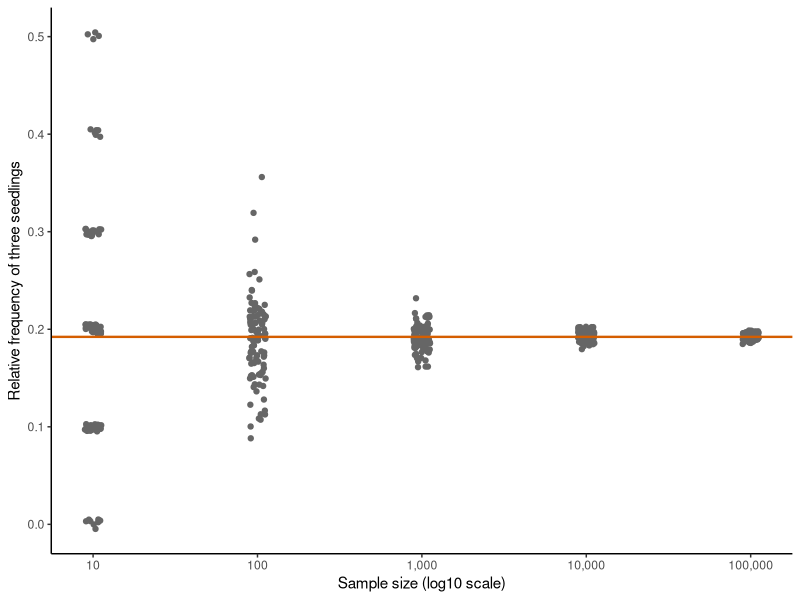
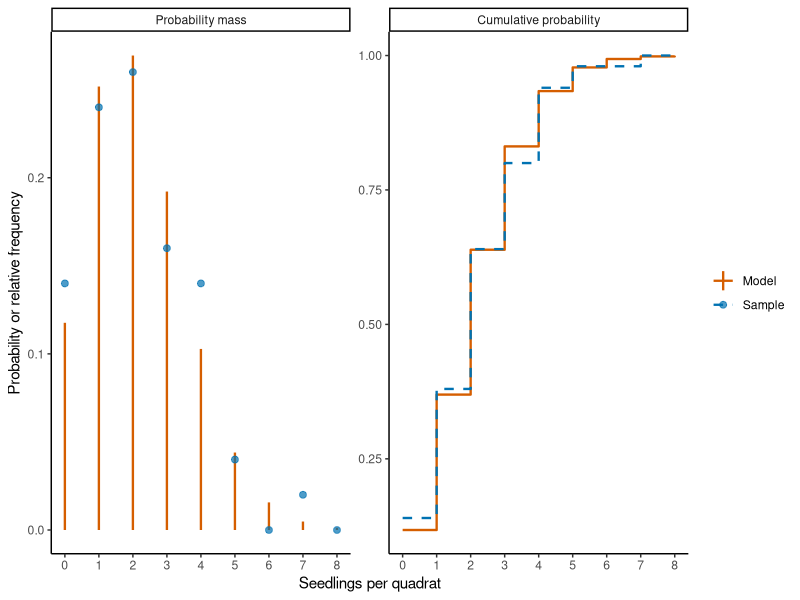
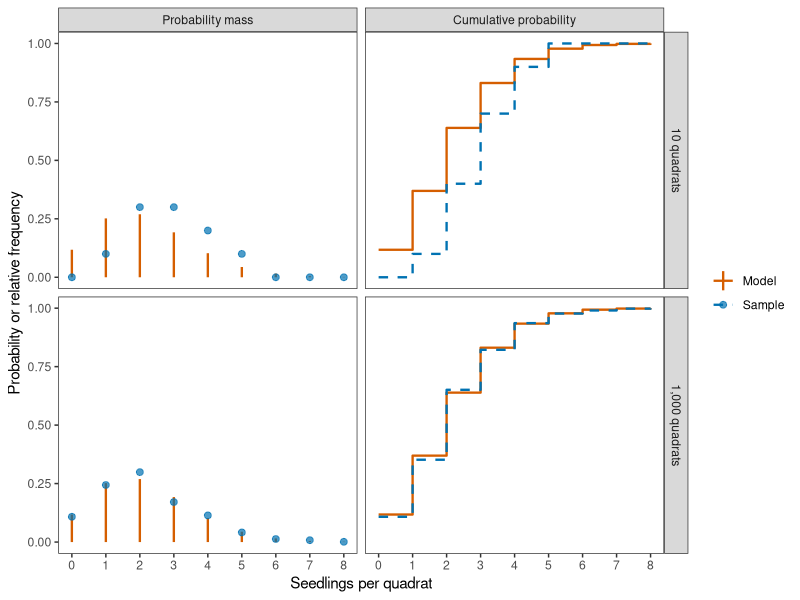
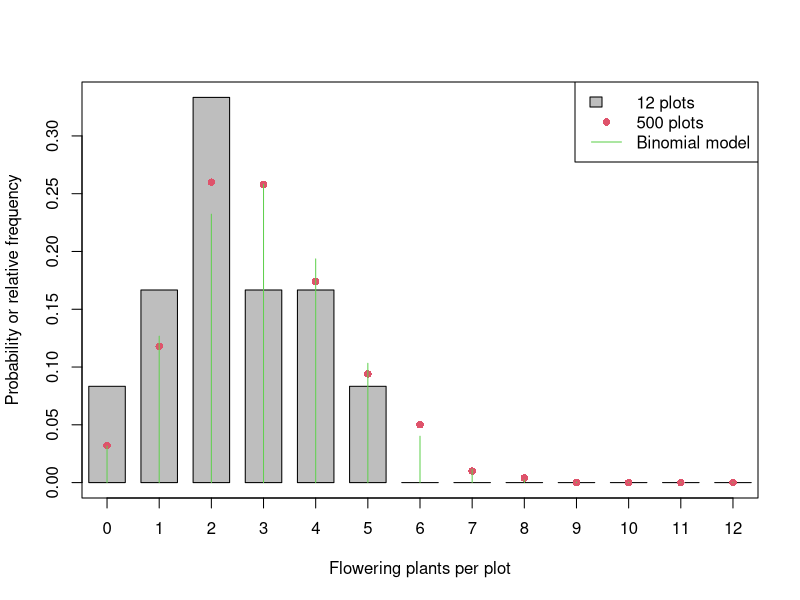
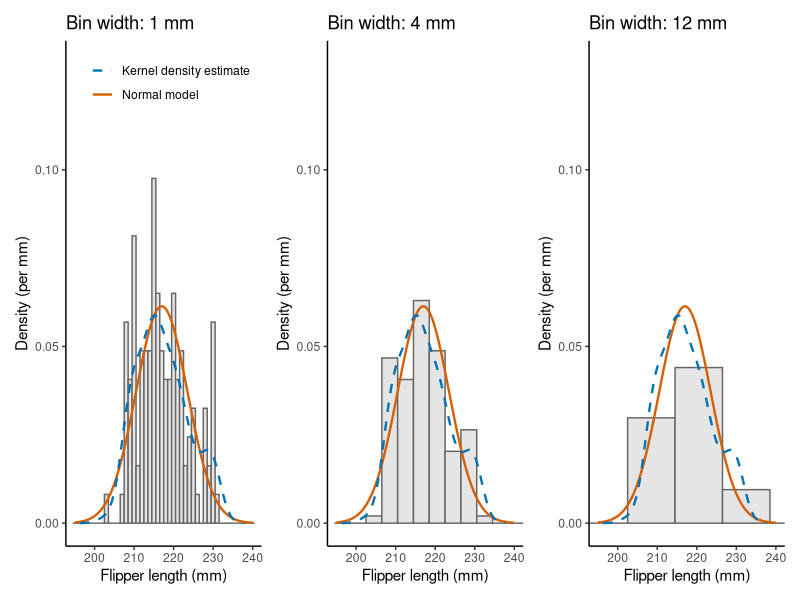
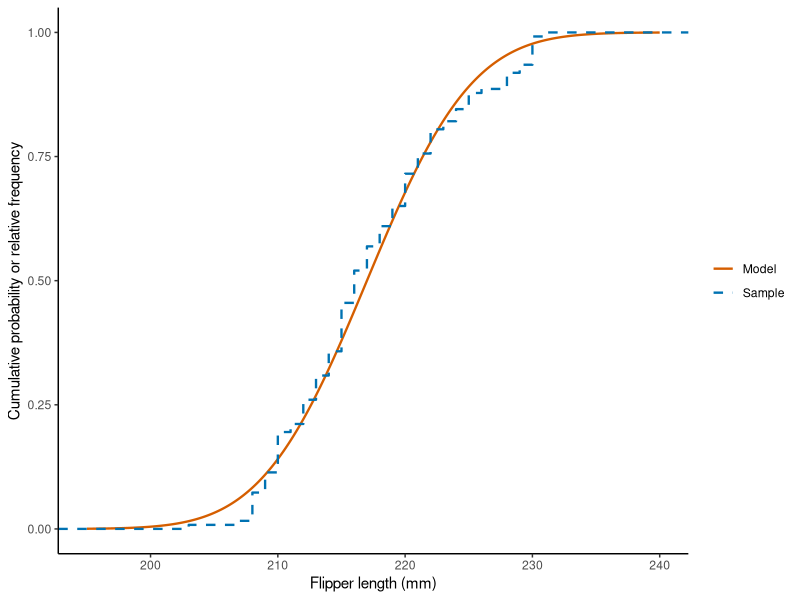
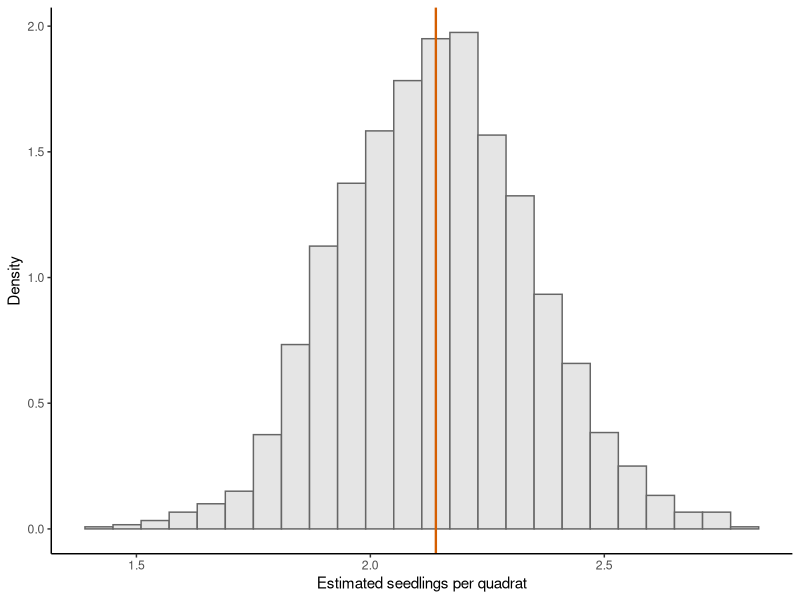
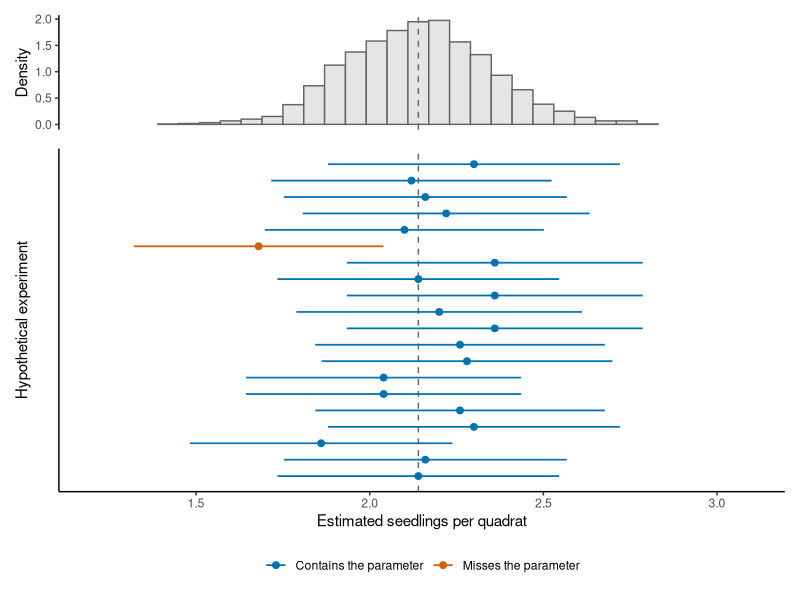

Reproduce these figures in R, in order.
## ---- chunk 1
#| include: false
# Load ggplot2 for the consistently formatted rendered figures in this chapter.
library(ggplot2)
## ---- chunk 2
# Counts of balsam fir seedlings in 50 quadrats (see ?boot::fir).
data(fir, package = "boot")
seedling_counts = fir$count
n_quadrats = length(seedling_counts)
seedling_counts
## ---- chunk 3
# Count each value from zero to eight seedlings and divide by the sample size.
count_values = seq.int(from = 0, to = 8)
count_table = table(factor(x = seedling_counts, levels = count_values))
relative_frequency = count_table / n_quadrats
relative_frequency
## ---- chunk 4
# Mean of the Poisson model: the mean of the 50 counts (seedlings per quadrat).
model_mean = 2.14
# Put the sample frequencies beside the model probabilities for comparison.
data.frame(
  seedlings = count_values,
  relative_frequency = as.numeric(x = relative_frequency),
  probability = dpois(x = count_values, lambda = model_mean)
)
## ---- chunk 5
# Compare relative frequencies for several sample sizes with the model.
set.seed(123)
sample_sizes = 10^(seq_len(length.out = 5))

all_frequencies = matrix(NA, nrow = length(count_values),
                         ncol = length(sample_sizes) + 1)
rownames(all_frequencies) = count_values
colnames(all_frequencies) = c(as.character(sample_sizes), "model")

for (i in seq_along(sample_sizes)) {
  # Simulate the counts of one sample and tabulate the values from zero to eight.
  simulated_counts = rpois(n = sample_sizes[i], lambda = model_mean)
  simulated_table = table(factor(x = simulated_counts, levels = count_values))
  all_frequencies[, i] = as.numeric(simulated_table) / sample_sizes[i]
}
all_frequencies[, length(sample_sizes) + 1] = dpois(x = count_values, lambda = model_mean)
round(all_frequencies, 3)
## ---- chunk 6
#| echo: false
#| eval: true
#| label: fig-relative-frequency-convergence
#| fig-cap: "Relative frequencies of exactly three seedlings for simulated samples of different sizes. The horizontal line is the probability assigned by the Poisson distribution with a mean of 2.14."
# Repeatedly simulate samples and retain the relative frequency of three seedlings.
set.seed(seed = 20261003)
target_count = 3
n_repetitions = 100

repeated_frequencies = data.frame(
  sample_size = numeric(),
  relative_frequency = numeric()
)

for (sample_size in sample_sizes) {
  target_frequency = numeric(length = n_repetitions)

  for (repetition in seq_len(n_repetitions)) {
    simulated_counts = rpois(n = sample_size, lambda = model_mean)
    target_frequency[repetition] = mean(simulated_counts == target_count)
  }

  repeated_frequencies = rbind(
    repeated_frequencies,
    data.frame(
      sample_size = sample_size,
      relative_frequency = target_frequency
    )
  )
}

# Calculate the model probability that the figure uses as a reference line.
probability = dpois(x = target_count, lambda = model_mean)

ggplot(
  repeated_frequencies,
  aes(
    x = sample_size,
    y = relative_frequency,
    group = sample_size
  )
) +
  geom_point(colour = "grey40",
             position = position_jitter(width = 0.05, height = 0.005)) +
  geom_hline(
    yintercept = probability,
    colour = "#D55E00",
    linewidth = 0.8
  ) +
  scale_x_log10(
    breaks = sample_sizes,
    labels = c("10", "100", "1,000", "10,000", "100,000")
  ) +
  labs(
    x = "Sample size (log10 scale)",
    y = "Relative frequency of three seedlings"
  ) +
  theme_classic()
## ---- chunk 7
#| echo: false
#| eval: true
#| fig-width: 9
#| fig-height: 4
#| label: fig-ecdf
#| fig-cap: "Empirical distribution of the seedling counts of the 50 quadrats and the Poisson model with a mean of 2.14 seedlings per quadrat."
# Probability mass and cumulative probability of the model and of the sample.
model_mass = dpois(x = count_values, lambda = model_mean)
model_cumulative = ppois(q = count_values, lambda = model_mean)
sample_frequency = as.numeric(count_table) / n_quadrats
sample_cumulative = cumsum(sample_frequency)

model_comparison_data = rbind(
  data.frame(
    seedlings = count_values,
    value = model_mass,
    quantity = "Probability mass",
    series = "Model"
  ),
  data.frame(
    seedlings = count_values,
    value = sample_frequency,
    quantity = "Probability mass",
    series = "Sample"
  ),
  data.frame(
    seedlings = count_values,
    value = model_cumulative,
    quantity = "Cumulative probability",
    series = "Model"
  ),
  data.frame(
    seedlings = count_values,
    value = sample_cumulative,
    quantity = "Cumulative probability",
    series = "Sample"
  )
)
model_comparison_data$quantity = factor(
  model_comparison_data$quantity,
  levels = c("Probability mass", "Cumulative probability")
)

# Use different geometries as well as colours to distinguish the model and sample.
ggplot() +
  geom_linerange(
    data = subset(
      model_comparison_data,
      quantity == "Probability mass" & series == "Model"
    ),
    aes(x = seedlings, ymin = 0, ymax = value, colour = series),
    linewidth = 0.8
  ) +
  geom_point(
    data = subset(
      model_comparison_data,
      quantity == "Probability mass" & series == "Sample"
    ),
    aes(x = seedlings, y = value, colour = series),
    alpha = 0.7,
    size = 2
  ) +
  geom_step(
    data = subset(model_comparison_data, quantity == "Cumulative probability"),
    aes(x = seedlings, y = value, colour = series, linetype = series),
    direction = "hv",
    linewidth = 0.8
  ) +
  facet_wrap(~quantity, nrow = 1, scales = "free_y") +
  scale_colour_manual(values = c(Model = "#D55E00", Sample = "#0072B2")) +
  scale_linetype_manual(values = c(Model = "solid", Sample = "dashed")) +
  scale_x_continuous(breaks = count_values) +
  labs(
    x = "Seedlings per quadrat",
    y = "Probability or relative frequency",
    colour = NULL,
    linetype = NULL
  ) +
  theme_classic()
## ---- chunk 8
# Mean of the empirical distribution (each count weighted by its relative frequency)
# and arithmetic mean of the 50 counts.
relative_frequency = as.numeric(count_table) / n_quadrats
weighted_average = sum(relative_frequency * count_values)
sample_mean = mean(seedling_counts)
c(weighted_average, sample_mean)
## ---- chunk 9
# Calculate the variance of the empirical distribution
empirical_variance = sum((count_values - weighted_average)^2 * relative_frequency)
sample_variance = var(seedling_counts)
c(empirical_variance, sample_variance)
## ---- chunk 10
# Use type = 1 so the empirical quantile is one of the observed counts.
quantile(x = seedling_counts, probs = 0.5, type = 1)
## ---- chunk 11
#| echo: false
#| eval: true
#| label: fig-ecdf-poisson
#| fig-width: 9
#| fig-height: 8
#| fig-cap: "Model probabilities and sample frequencies for simulated samples of 10 quadrats (top) and 1,000 quadrats (bottom) from the Poisson model with a mean of 2.14 seedlings per quadrat."
# Compare empirical distributions at two sample sizes.
set.seed(142)
comparison_sizes = c(10, 1000)
model_mass = dpois(x = count_values, lambda = model_mean)
model_cumulative = ppois(q = count_values, lambda = model_mean)

# Store the model and empirical summaries for both sample sizes before plotting.
sample_comparison_data = data.frame()
for (sample_size in comparison_sizes) {
  simulated_counts = rpois(n = sample_size, lambda = model_mean)
  simulated_table = table(factor(x = simulated_counts, levels = count_values))
  simulated_frequency = as.numeric(simulated_table) / sample_size
  simulated_cumulative = cumsum(simulated_frequency)

  sample_size_label = paste(format(sample_size, big.mark = ","), "quadrats")
  sample_comparison_data = rbind(
    sample_comparison_data,
    data.frame(
      seedlings = count_values,
      value = model_mass,
      quantity = "Probability mass",
      series = "Model",
      sample_size = sample_size_label
    ),
    data.frame(
      seedlings = count_values,
      value = simulated_frequency,
      quantity = "Probability mass",
      series = "Sample",
      sample_size = sample_size_label
    ),
    data.frame(
      seedlings = count_values,
      value = model_cumulative,
      quantity = "Cumulative probability",
      series = "Model",
      sample_size = sample_size_label
    ),
    data.frame(
      seedlings = count_values,
      value = simulated_cumulative,
      quantity = "Cumulative probability",
      series = "Sample",
      sample_size = sample_size_label
    )
  )
}

sample_comparison_data$sample_size = factor(
  sample_comparison_data$sample_size,
  levels = c("10 quadrats", "1,000 quadrats")
)
sample_comparison_data$quantity = factor(
  sample_comparison_data$quantity,
  levels = c("Probability mass", "Cumulative probability")
)

# Compare each empirical distribution with the same model using matching panels.
ggplot() +
  geom_linerange(
    data = subset(
      sample_comparison_data,
      quantity == "Probability mass" & series == "Model"
    ),
    aes(x = seedlings, ymin = 0, ymax = value, colour = series),
    linewidth = 0.8
  ) +
  geom_point(
    data = subset(
      sample_comparison_data,
      quantity == "Probability mass" & series == "Sample"
    ),
    aes(x = seedlings, y = value, colour = series),
    alpha = 0.7,
    size = 2
  ) +
  geom_step(
    data = subset(sample_comparison_data, quantity == "Cumulative probability"),
    aes(x = seedlings, y = value, colour = series, linetype = series),
    direction = "hv",
    linewidth = 0.8
  ) +
  facet_grid(sample_size ~ quantity, scales = "free_y") +
  scale_colour_manual(values = c(Model = "#D55E00", Sample = "#0072B2")) +
  scale_linetype_manual(values = c(Model = "solid", Sample = "dashed")) +
  scale_x_continuous(breaks = count_values) +
  labs(
    x = "Seedlings per quadrat",
    y = "Probability or relative frequency",
    colour = NULL,
    linetype = NULL
  ) +
  theme_bw() + theme(panel.grid = element_blank())
## ---- chunk 12
# Simulate the two sample sizes and compare each with the same model.
set.seed(246)

plants_per_plot = 12
flowering_probability = 0.25

small_plot_counts = rbinom(
  n = 12,
  size = plants_per_plot,
  prob = flowering_probability
)
large_plot_counts = rbinom(
  n = 500,
  size = plants_per_plot,
  prob = flowering_probability
)

mean(small_plot_counts)
mean(large_plot_counts)

count_values = seq.int(from = 0, to = plants_per_plot)
small_plot_table = table(factor(
  x = small_plot_counts,
  levels = count_values
))
large_plot_table = table(factor(
  x = large_plot_counts,
  levels = count_values
))

small_frequency = as.numeric(small_plot_table) / length(small_plot_counts)
large_frequency = as.numeric(large_plot_table) / length(large_plot_counts)
model_mass = dbinom(
  x = count_values,
  size = plants_per_plot,
  prob = flowering_probability
)

small_frequency_data = data.frame(
  flowering_plants = count_values,
  probability = small_frequency,
  series = "12 plots"
)
large_frequency_data = data.frame(
  flowering_plants = count_values,
  probability = large_frequency,
  series = "500 plots"
)
model_mass_data = data.frame(
  flowering_plants = count_values,
  probability = model_mass,
  series = "Binomial model"
)

# Use bars for one empirical distribution, points for the other, and lines for the model.
# Set common axis limits
all_probabilities = c(
  small_frequency_data$probability,
  large_frequency_data$probability,
  model_mass_data$probability
)

plot(
  NA,
  xlim = range(count_values),
  ylim = c(0, max(all_probabilities)),
  xaxt = "n",
  xlab = "Flowering plants per plot",
  ylab = "Probability or relative frequency"
)

axis(1, at = count_values)

# Draw bars for the small empirical distribution
with(
  small_frequency_data,
  rect(
    flowering_plants - 0.35,
    0,
    flowering_plants + 0.35,
    probability,
    col = "grey",
    border = 1
  )
)

# Add points for the large empirical distribution
with(
  large_frequency_data,
  points(
    flowering_plants,
    probability,
    pch = 16,
    col = 2
  )
)

# Add vertical lines for the model distribution
with(
  model_mass_data,
  segments(
    flowering_plants,
    0,
    flowering_plants,
    probability,
    col = 3
  )
)

# Add one legend for all three series
legend(
  "topright",
  legend = c("12 plots", "500 plots", "Binomial model"),
  col = c(1, 2, 3),
  fill = c("grey", NA, NA),
  border = c(1, NA, NA),
  pch = c(NA, 16, NA),
  lty = c(0, 0, 1)
)
## ---- chunk 13
# Load the penguin data, keep the Gentoo penguins and remove the one without measurements.
data(penguins, package = "datasets")
gentoo = penguins[penguins$species == "Gentoo", ]
gentoo = gentoo[!is.na(gentoo$flipper_len), ]
# Flipper lengths (in mm) of the 123 penguins.
flipper_lengths = gentoo$flipper_len
length(flipper_lengths)
## ---- chunk 14
# Relative frequency of flipper lengths between 214.5 and 218.5 mm in the sample.
mean(flipper_lengths > 214.5 & flipper_lengths <= 218.5)
# Probability that the model assigns to the same interval.
pnorm(q = 218.5, mean = 217, sd = 6.5) - pnorm(q = 214.5, mean = 217, sd = 6.5)
## ---- chunk 15
# Kernel density estimate of the sample; bw is the bandwidth that R chose (in mm).
flipper_density = density(x = flipper_lengths)
flipper_density$bw
## ---- chunk 16
#| echo: false
#| label: fig-histogram_density
#| fig-width: 10
#| fig-height: 3.5
#| fig-cap: "Density-scaled histograms of the flipper lengths of 123 Gentoo penguins with bins of 1 mm, 4 mm and 12 mm. The solid line is the density of the Normal model and the dashed line is the kernel density estimate of the sample."
library(patchwork)

# Density of the model and kernel density estimate of the sample on the same grid.
flipper_grid = seq(from = 195, to = 240, length.out = 300)
model_curve = data.frame(
  flipper = flipper_grid,
  density = dnorm(x = flipper_grid, mean = 217, sd = 6.5)
)
kernel_curve = data.frame(flipper = flipper_density$x, density = flipper_density$y)
flipper_data = data.frame(flipper = flipper_lengths)

# Draw one density-scaled histogram for a given bin width and legend placement.
# The limits of the bins are at half millimetres (boundary = 202.5).
plot_histogram = function(bin_width, legend_theme) {
  ggplot(flipper_data, aes(x = flipper)) +
    geom_histogram(
      aes(y = after_stat(density)),
      binwidth = bin_width,
      boundary = 202.5,
      fill = "grey90",
      colour = "grey40"
    ) +
    geom_line(
      data = model_curve,
      aes(x = flipper, y = density, colour = "Normal model", linetype = "Normal model"),
      linewidth = 0.8
    ) +
    geom_line(
      data = kernel_curve,
      aes(
        x = flipper,
        y = density,
        colour = "Kernel density estimate",
        linetype = "Kernel density estimate"
      ),
      linewidth = 0.8
    ) +
    # Same name and breaks for both scales, so they merge into a single legend.
    scale_colour_manual(
      name = NULL,
      values = c("Normal model" = "#D55E00", "Kernel density estimate" = "#0072B2")
    ) +
    scale_linetype_manual(
      name = NULL,
      values = c("Normal model" = "solid", "Kernel density estimate" = "dashed")
    ) +
    coord_cartesian(xlim = c(195, 240), ylim = c(0, 0.13)) +
    labs(
      title = paste("Bin width:", bin_width, "mm"),
      x = "Flipper length (mm)",
      y = "Density (per mm)"
    ) +
    theme_classic() +
    legend_theme
}

# Legend inside the top-right corner of the first panel only; it applies to all panels.
plot_histogram(bin_width = 1, legend_theme = theme(
  legend.position = "inside",
  legend.position.inside = c(0.98, 0.98),
  legend.justification = c(1, 1)
)) |
  plot_histogram(bin_width = 4, legend_theme = theme(legend.position = "none")) |
  plot_histogram(bin_width = 12, legend_theme = theme(legend.position = "none"))
## ---- chunk 17
# ecdf() returns a function; evaluate it at a flipper length of 225 mm.
flipper_ecdf = ecdf(flipper_lengths)
flipper_ecdf(225)
# Cumulative probability of the model at the same length.
pnorm(q = 225, mean = 217, sd = 6.5)
## ---- chunk 18
#| echo: false
#| label: fig-ecdf_normal
#| fig-cap: "Empirical cumulative distribution of the flipper lengths of 123 Gentoo penguins (dashed steps) and cumulative probability function of the Normal model (solid line)."
# Cumulative probability of the model on the same grid of flipper lengths.
model_cumulative_curve = data.frame(
  flipper = flipper_grid,
  cumulative = pnorm(q = flipper_grid, mean = 217, sd = 6.5)
)

ggplot() +
  geom_line(
    data = model_cumulative_curve,
    aes(x = flipper, y = cumulative, colour = "Model", linetype = "Model"),
    linewidth = 0.8
  ) +
  stat_ecdf(
    data = flipper_data,
    aes(x = flipper, colour = "Sample", linetype = "Sample"),
    geom = "step",
    linewidth = 0.8
  ) +
  scale_colour_manual(values = c(Model = "#D55E00", Sample = "#0072B2")) +
  scale_linetype_manual(values = c(Model = "solid", Sample = "dashed")) +
  labs(
    x = "Flipper length (mm)",
    y = "Cumulative probability or relative frequency",
    colour = NULL,
    linetype = NULL
  ) +
  theme_classic()
## ---- chunk 19
# Mean of the sample (seedlings per quadrat).
mean(seedling_counts)
## ---- chunk 20
# Parameter of the model, quadrats per experiment and number of hypothetical experiments.
set.seed(seed = 401)
true_lambda = 2.14
n_quadrats = 50
n_experiments = 2000

# replicate() runs the expression n times and collects the results in a vector.
# Each run simulates one experiment with 50 quadrats and returns its estimate of lambda.
lambda_estimates = replicate(
  n = n_experiments,
  expr = mean(rpois(n = n_quadrats, lambda = true_lambda))
)

# Mean and standard deviation of the 2,000 estimates (one per hypothetical experiment).
mean(lambda_estimates)
sd(lambda_estimates)
## ---- chunk 21
#| echo: false
#| label: fig-sampling_distribution
#| fig-cap: "Estimates of the mean seedling count from 2,000 simulated hypothetical experiments with 50 quadrats each. The vertical line is the value of the parameter used in the simulation."
# Plot the simulated sampling distribution and mark the parameter of the model.
ggplot(data.frame(estimate = lambda_estimates), aes(x = estimate)) +
  geom_histogram(
    aes(y = after_stat(density)),
    binwidth = 0.06,
    center = true_lambda,
    fill = "grey90",
    colour = "grey40"
  ) +
  geom_vline(xintercept = true_lambda, colour = "#D55E00", linewidth = 0.8) +
  labs(
    x = "Estimated seedlings per quadrat",
    y = "Density"
  ) +
  theme_classic()
## ---- chunk 22
# Compare the simulated bias and variance with the variance derived from the model.
c(
  simulated_bias = mean(lambda_estimates) - true_lambda,
  simulated_variance = var(lambda_estimates),
  model_variance = true_lambda / n_quadrats
)
## ---- chunk 23
# Average squared distance between the estimates and the parameter.
mean((lambda_estimates - true_lambda)^2)
## ---- chunk 24
# Estimate of lambda and number of quadrats in the sample.
lambda_hat = mean(seedling_counts)
n_counts = length(seedling_counts)
# Plug the estimate into the formula of the standard error.
estimated_se = sqrt(lambda_hat / n_counts)
estimated_se
## ---- chunk 25
# 0.975 quantile of the standard Normal distribution.
critical_value = qnorm(p = 0.975)
# Lower and upper endpoints of the interval.
interval = lambda_hat + c(-1, 1) * critical_value * estimated_se
interval
## ---- chunk 26
#| echo: false
#| label: fig-dance_ci
#| fig-width: 7
#| fig-height: 6
#| fig-cap: "Dance of the confidence intervals for a Poisson model with a mean of 2.14 seedlings per quadrat. Top: simulated sampling distribution of the estimated mean for experiments with 50 quadrats (2,000 hypothetical experiments). Bottom: estimates (points) and 95% Wald intervals (lines) for 20 hypothetical experiments. The dashed line is the parameter of the model and the interval in vermillion does not contain it."
library(patchwork)

# Simulate 20 hypothetical experiments and calculate a 95% Wald interval for each.
# The parameter, quadrats per experiment and 2,000 estimates come from the simulation above.
set.seed(seed = 1)
n_shown = 20
critical_value = qnorm(p = 0.975)
shown_estimates = replicate(
  n = n_shown,
  expr = mean(rpois(n = n_quadrats, lambda = true_lambda))
)
shown_se = sqrt(shown_estimates / n_quadrats)
intervals = data.frame(
  experiment = seq_len(length.out = n_shown),
  estimate = shown_estimates,
  lower = shown_estimates - critical_value * shown_se,
  upper = shown_estimates + critical_value * shown_se
)

# Record whether each interval contains the parameter of the model.
intervals$contains = ifelse(
  test = intervals$lower <= true_lambda & true_lambda <= intervals$upper,
  yes = "Contains the parameter",
  no = "Misses the parameter"
)

# Top panel: simulated sampling distribution of the estimator.
sampling_panel = ggplot(data.frame(estimate = lambda_estimates), aes(x = estimate)) +
  geom_histogram(
    aes(y = after_stat(density)),
    binwidth = 0.06,
    center = true_lambda,
    fill = "grey90",
    colour = "grey40"
  ) +
  geom_vline(xintercept = true_lambda, linetype = "dashed", colour = "grey40") +
  coord_cartesian(xlim = c(1.2, 3.1)) +
  labs(x = NULL, y = "Density") +
  theme_classic() +
  theme(
    axis.text.x = element_blank(),
    axis.ticks.x = element_blank(),
    axis.line.x = element_blank()
  )

# Bottom panel: one estimate and interval for each hypothetical experiment.
interval_panel = ggplot(intervals, aes(y = experiment, colour = contains)) +
  geom_vline(xintercept = true_lambda, linetype = "dashed", colour = "grey40") +
  geom_linerange(aes(xmin = lower, xmax = upper), linewidth = 0.6) +
  geom_point(aes(x = estimate), size = 2) +
  scale_colour_manual(
    name = NULL,
    values = c("Contains the parameter" = "#0072B2", "Misses the parameter" = "#D55E00")
  ) +
  scale_y_reverse() +
  coord_cartesian(xlim = c(1.2, 3.1)) +
  labs(x = "Estimated seedlings per quadrat", y = "Hypothetical experiment") +
  theme_classic() +
  theme(
    axis.text.y = element_blank(),
    axis.ticks.y = element_blank(),
    legend.position = "bottom"
  )

# Stack the panels so that both use the same horizontal axis.
sampling_panel / interval_panel + plot_layout(heights = c(1, 3))
## ---- chunk 27
# Parameter of the model, quadrats per experiment and number of hypothetical experiments.
set.seed(seed = 402)
true_lambda = 2.14
n_quadrats = 50
n_experiments = 2000
critical_value = qnorm(p = 0.975)

# Each run returns TRUE if the interval of that experiment contains lambda.
covered = replicate(
  n = n_experiments,
  expr = {
    # Simulate one experiment and calculate its estimate and standard error.
    counts = rpois(n = n_quadrats, lambda = true_lambda)
    estimate = mean(counts)
    se = sqrt(estimate / n_quadrats)
    # Calculate the endpoints and check whether lambda lies between them.
    lower = estimate - critical_value * se
    upper = estimate + critical_value * se
    lower <= true_lambda && true_lambda <= upper
  }
)

# The mean of TRUE and FALSE values is the fraction of TRUE values.
mean(covered)
## ---- chunk 28
# Mean of the sample and the two estimates of the variance of flipper length.
flipper_mean = mean(flipper_lengths)
variance_mm = mean((flipper_lengths - flipper_mean)^2)
variance_with_var = var(flipper_lengths)

c(
  mean_mm = flipper_mean,
  variance_mm_mm2 = variance_mm,
  variance_with_var_mm2 = variance_with_var
)
## ---- chunk 29
#| echo: false
#| label: fig-asymptotic_normality
#| fig-width: 9
#| fig-height: 4
#| fig-cap: "Sampling distributions of the mean seedling count for samples of 5 and 100 quadrats (2,000 simulated samples each) under a Poisson model with a mean of 2.14. The curves are the Normal approximations."
# Simulate the sampling distribution of the mean for two sample sizes.
set.seed(seed = 404)
true_lambda = 2.14
sample_sizes = c(5, 100)

# Draw the simulated sampling distribution with its Normal approximation.
plot_sampling_distribution = function(sample_size, bin_width) {
  # One estimate of lambda per simulated sample.
  estimates = replicate(
    n = 2000,
    expr = mean(rpois(n = sample_size, lambda = true_lambda))
  )
  # Normal approximation with the standard error derived from the model.
  model_se = sqrt(true_lambda / sample_size)
  estimate_grid = seq(
    from = true_lambda - 4 * model_se,
    to = true_lambda + 4 * model_se,
    length.out = 200
  )
  approximation = data.frame(
    estimate = estimate_grid,
    density = dnorm(x = estimate_grid, mean = true_lambda, sd = model_se)
  )
  ggplot(data.frame(estimate = estimates), aes(x = estimate)) +
    geom_histogram(
      aes(y = after_stat(density)),
      binwidth = bin_width,
      center = true_lambda,
      fill = "grey90",
      colour = "grey40"
    ) +
    geom_line(
      data = approximation,
      aes(x = estimate, y = density),
      colour = "#D55E00",
      linewidth = 0.8
    ) +
    labs(
      title = paste(sample_size, "quadrats"),
      x = "Estimated seedlings per quadrat",
      y = "Density"
    ) +
    theme_classic()
}

plot_sampling_distribution(sample_size = 5, bin_width = 0.2) |
  plot_sampling_distribution(sample_size = 100, bin_width = 0.05)
